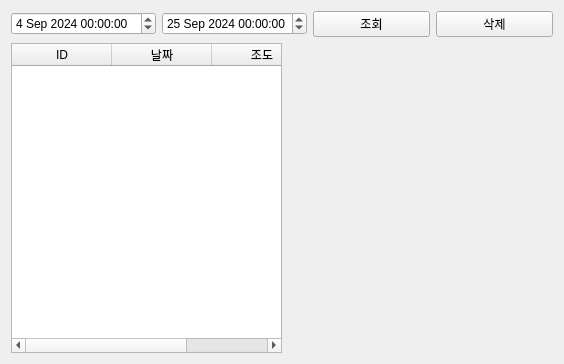
<?xml version="1.0" encoding="UTF-8"?>
<ui version="4.0">
 <class>Tab5Database</class>
 <widget class="QWidget" name="Tab5Database">
  <property name="geometry">
   <rect>
    <x>0</x>
    <y>0</y>
    <width>564</width>
    <height>364</height>
   </rect>
  </property>
  <property name="windowTitle">
   <string>Form</string>
  </property>
  <layout class="QVBoxLayout" name="verticalLayout">
   <item>
    <layout class="QHBoxLayout" name="horizontalLayout">
     <item>
      <widget class="QDateTimeEdit" name="pDateTimeEditFrom">
       <property name="dateTime">
        <datetime>
         <hour>0</hour>
         <minute>0</minute>
         <second>0</second>
         <year>2024</year>
         <month>9</month>
         <day>4</day>
        </datetime>
       </property>
      </widget>
     </item>
     <item>
      <widget class="QDateTimeEdit" name="pDateTimeEditTo">
       <property name="dateTime">
        <datetime>
         <hour>0</hour>
         <minute>0</minute>
         <second>0</second>
         <year>2024</year>
         <month>9</month>
         <day>25</day>
        </datetime>
       </property>
       <property name="date">
        <date>
         <year>2024</year>
         <month>9</month>
         <day>25</day>
        </date>
       </property>
      </widget>
     </item>
     <item>
      <widget class="QPushButton" name="pPBsearchDb">
       <property name="text">
        <string>조회</string>
       </property>
      </widget>
     </item>
     <item>
      <widget class="QPushButton" name="pPBdeleteDb">
       <property name="text">
        <string>삭제</string>
       </property>
      </widget>
     </item>
    </layout>
   </item>
   <item>
    <layout class="QHBoxLayout" name="horizontalLayout_2" stretch="1,1">
     <item>
      <widget class="QTableWidget" name="pTBSensor">
       <column>
        <property name="text">
         <string>ID</string>
        </property>
       </column>
       <column>
        <property name="text">
         <string>날짜</string>
        </property>
       </column>
       <column>
        <property name="text">
         <string>조도</string>
        </property>
       </column>
      </widget>
     </item>
     <item>
      <layout class="QVBoxLayout" name="pChartViewLayout"/>
     </item>
    </layout>
   </item>
  </layout>
 </widget>
 <resources/>
 <connections/>
</ui>
